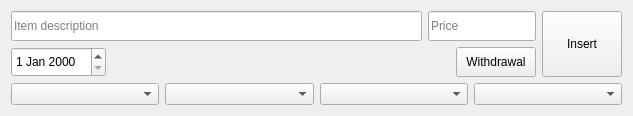
<?xml version="1.0" encoding="UTF-8"?>
<ui version="4.0">
 <class>NewRecordWidget</class>
 <widget class="QWidget" name="NewRecordWidget">
  <property name="geometry">
   <rect>
    <x>0</x>
    <y>0</y>
    <width>633</width>
    <height>116</height>
   </rect>
  </property>
  <property name="windowTitle">
   <string>Form</string>
  </property>
  <layout class="QVBoxLayout" name="verticalLayout_2">
   <item>
    <layout class="QHBoxLayout" name="horizontalLayout_4">
     <item>
      <layout class="QVBoxLayout" name="verticalLayout">
       <item>
        <layout class="QHBoxLayout" name="horizontalLayout_2">
         <item>
          <widget class="QLineEdit" name="lineEditDescription">
           <property name="sizePolicy">
            <sizepolicy hsizetype="Expanding" vsizetype="Preferred">
             <horstretch>0</horstretch>
             <verstretch>0</verstretch>
            </sizepolicy>
           </property>
           <property name="inputMask">
            <string/>
           </property>
           <property name="placeholderText">
            <string>Item description</string>
           </property>
          </widget>
         </item>
         <item>
          <widget class="QLineEdit" name="lineEditPrice">
           <property name="sizePolicy">
            <sizepolicy hsizetype="Preferred" vsizetype="Preferred">
             <horstretch>0</horstretch>
             <verstretch>0</verstretch>
            </sizepolicy>
           </property>
           <property name="inputMethodHints">
            <set>Qt::ImhDigitsOnly</set>
           </property>
           <property name="placeholderText">
            <string>Price</string>
           </property>
          </widget>
         </item>
        </layout>
       </item>
       <item>
        <layout class="QHBoxLayout" name="horizontalLayout_3">
         <item>
          <widget class="QDateEdit" name="dateEditShoppingDate">
           <property name="sizePolicy">
            <sizepolicy hsizetype="Minimum" vsizetype="Preferred">
             <horstretch>0</horstretch>
             <verstretch>0</verstretch>
            </sizepolicy>
           </property>
          </widget>
         </item>
         <item>
          <spacer name="horizontalSpacer">
           <property name="orientation">
            <enum>Qt::Horizontal</enum>
           </property>
           <property name="sizeHint" stdset="0">
            <size>
             <width>40</width>
             <height>20</height>
            </size>
           </property>
          </spacer>
         </item>
         <item>
          <widget class="QPushButton" name="pushButtonWithdrawal">
           <property name="sizePolicy">
            <sizepolicy hsizetype="Minimum" vsizetype="Preferred">
             <horstretch>0</horstretch>
             <verstretch>0</verstretch>
            </sizepolicy>
           </property>
           <property name="text">
            <string>Withdrawal</string>
           </property>
           <property name="checkable">
            <bool>true</bool>
           </property>
          </widget>
         </item>
        </layout>
       </item>
      </layout>
     </item>
     <item>
      <widget class="QPushButton" name="pushButtonInsert">
       <property name="sizePolicy">
        <sizepolicy hsizetype="Preferred" vsizetype="Expanding">
         <horstretch>0</horstretch>
         <verstretch>0</verstretch>
        </sizepolicy>
       </property>
       <property name="text">
        <string>Insert</string>
       </property>
      </widget>
     </item>
    </layout>
   </item>
   <item>
    <layout class="QHBoxLayout" name="horizontalLayout">
     <item>
      <widget class="QComboBox" name="comboBoxTag"/>
     </item>
     <item>
      <widget class="QComboBox" name="comboBoxShoppingSource"/>
     </item>
     <item>
      <widget class="QComboBox" name="comboBoxPaymentMean"/>
     </item>
     <item>
      <widget class="QComboBox" name="comboBoxCurrency"/>
     </item>
    </layout>
   </item>
  </layout>
 </widget>
 <resources/>
 <connections/>
</ui>
